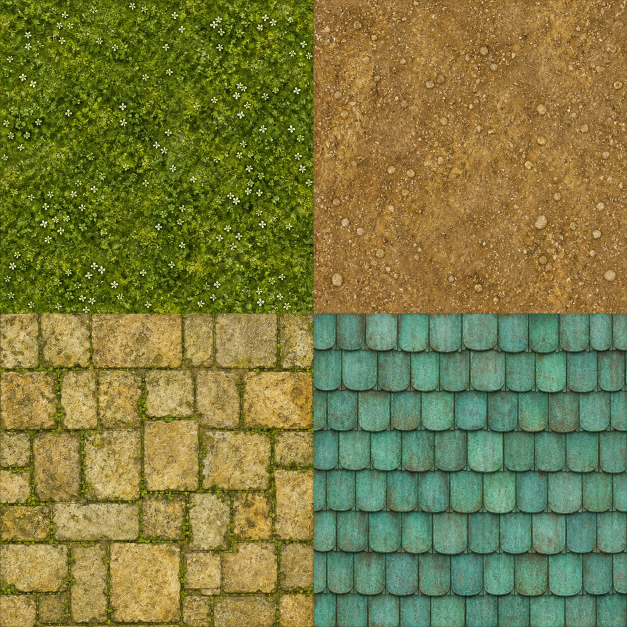
#> input picture design/diorama-rpg-chapter1/source/material-atlas-source-v1.png, 1254 x 1254 px (shown at 1/2 size)
$ python build_visual_assets.py
#> lines starting #> are read from the running program, lines starting #| are printed output that depends on the picture
#!/usr/bin/env python3
"""Build optimized runtime textures from the preserved ImageGen sources."""

from pathlib import Path

from PIL import Image, ImageEnhance, ImageOps


ROOT = Path(__file__).resolve().parents[2]
SOURCE = Path(__file__).resolve().parent / "source"
OUTPUT = ROOT / "public" / "game-assets" / "diorama-rpg-ch1"


def save_square(image: Image.Image, name: str) -> None:
    image = ImageOps.fit(image.convert("RGB"), (768, 768), Image.Resampling.LANCZOS)
    image = ImageEnhance.Contrast(image).enhance(1.04)
    image.save(OUTPUT / name, "JPEG", quality=88, optimize=True, progressive=True)


def save_portrait(image: Image.Image, name: str) -> None:
    # Keep the handmade model in frame while producing a compact 4:5 UI portrait.
    image = ImageOps.fit(
        image.convert("RGB"),
        (480, 600),
        method=Image.Resampling.LANCZOS,
        centering=(0.5, 0.43),
    )
    image.save(OUTPUT / name, "JPEG", quality=90, optimize=True, progressive=True)


def main() -> None:
    OUTPUT.mkdir(parents=True, exist_ok=True)

    atlas = Image.open(SOURCE / "material-atlas-source-v1.png")
#> atlas is the input picture: PIL image 1254x1254 RGB; mean R, G, B 122.8, 122.3, 64.5
    mid_x, mid_y = atlas.width // 2, atlas.height // 2
#> mid_x = 627; mid_y = 627
    panels = {
        "texture-meadow-v1.jpg": (0, 0, mid_x, mid_y),
        "texture-path-v1.jpg": (mid_x, 0, atlas.width, mid_y),
        "texture-stone-v1.jpg": (0, mid_y, mid_x, atlas.height),
        "texture-roof-v1.jpg": (mid_x, mid_y, atlas.width, atlas.height),
    }
    for filename, box in panels.items():
        save_square(atlas.crop(box), filename)
#> this loop made 4 passes
#> pass 1, in save_square, `image = ImageOps.fit(image.convert("RGB"), (768, 768), Image.Resamplin..`:
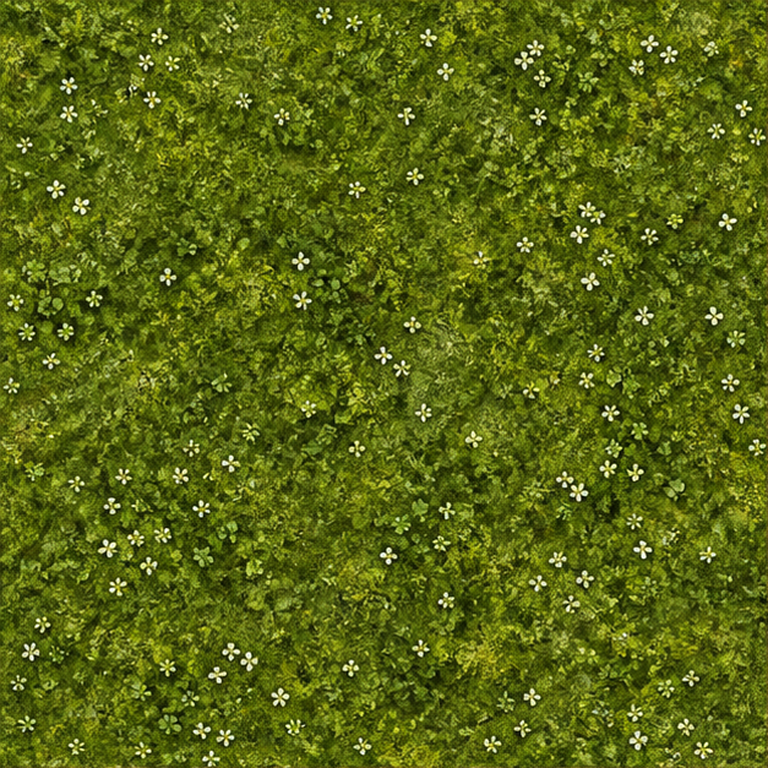
#> image: PIL image 768x768 RGB; mean R, G, B 88.7, 102.3, 19.9
#> pass 2, in save_square (call 2), `image = ImageOps.fit(image.convert("RGB"), (768, 768), Image.Resamplin..`:
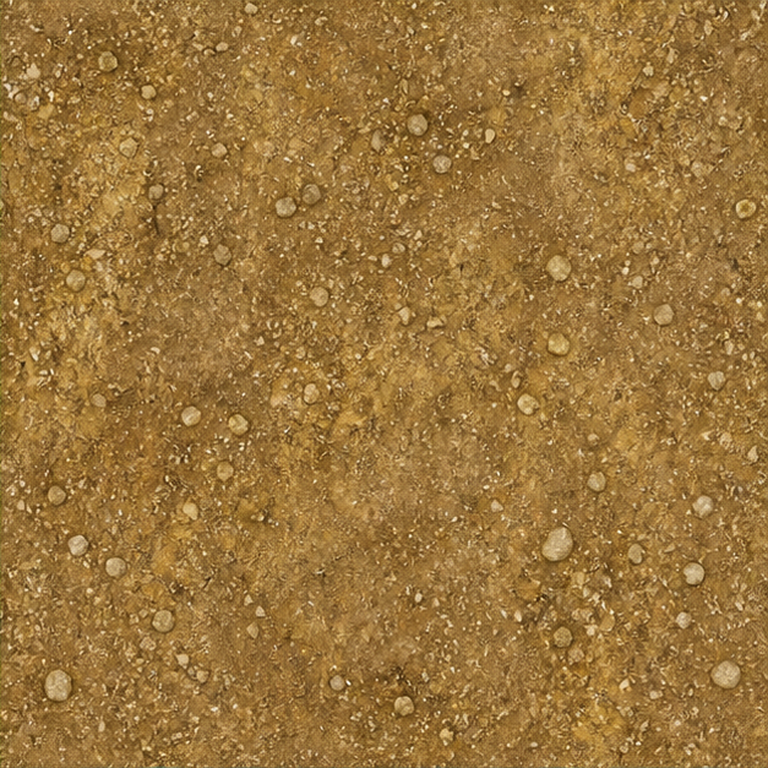
#> image: PIL image 768x768 RGB; mean R, G, B 154.8, 117.3, 60.5

    sheet = Image.open(SOURCE / "party-portraits-source-v1.png")
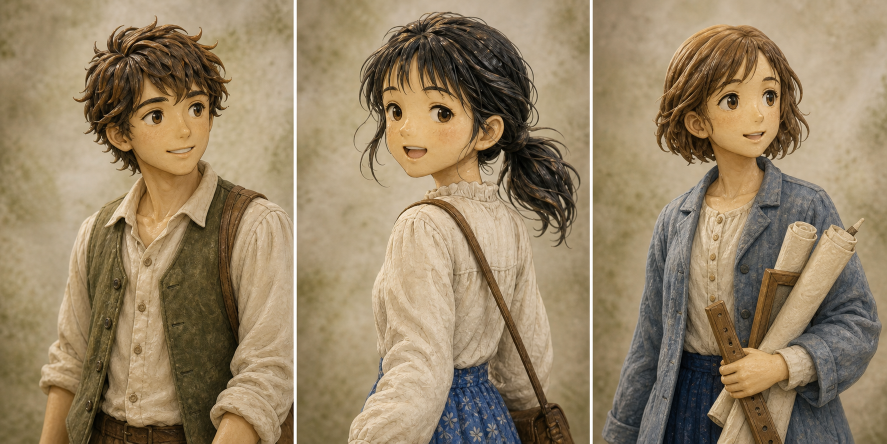
#> input picture design/diorama-rpg-chapter1/source/party-portraits-source-v1.png, 1774 x 887 px (shown at 1/2 size)
#> sheet is the input picture: PIL image 1774x887 RGB; mean R, G, B 149.7, 130.7, 101.4
    boundaries = (0, sheet.width // 3, (sheet.width * 2) // 3, sheet.width)
#> boundaries = (0, 591, 1182, 1774)
    portraits = ("portrait-towa-v1.jpg", "portrait-mina-v1.jpg", "portrait-sui-v1.jpg")
    for index, filename in enumerate(portraits):
        left = boundaries[index] + (4 if index else 0)
        right = boundaries[index + 1] - (4 if index < 2 else 0)
        save_portrait(sheet.crop((left, 0, right, sheet.height)), filename)
#> this loop made 3 passes
#> pass 1, in save_portrait, `image = ImageOps.fit( image.convert("RGB"), (480, 600), method=Image.R..`:
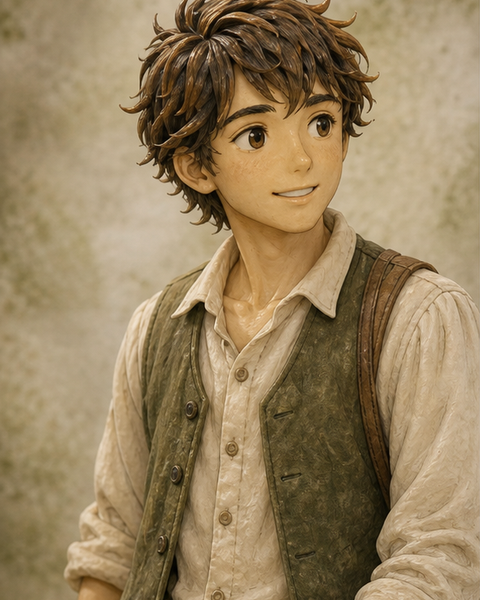
#> image: PIL image 480x600 RGB; mean R, G, B 151.2, 129.6, 94.8
#> pass 2, in save_portrait (call 2), `image = ImageOps.fit( image.convert("RGB"), (480, 600), method=Image.R..`:
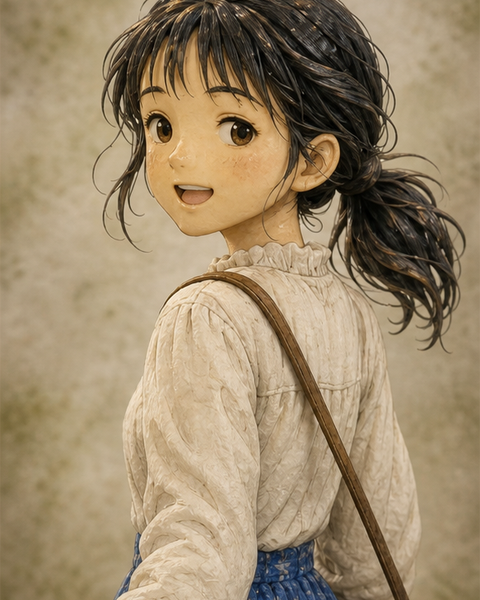
#> image: PIL image 480x600 RGB; mean R, G, B 157.7, 138.2, 108.5
#> pass 3, in save_portrait (call 3), `image = ImageOps.fit( image.convert("RGB"), (480, 600), method=Image.R..`:
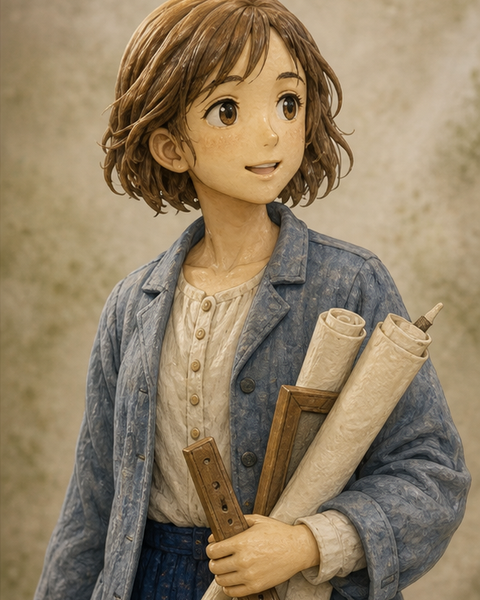
#> image: PIL image 480x600 RGB; mean R, G, B 145.5, 127.3, 100.1


if __name__ == "__main__":
    main()
